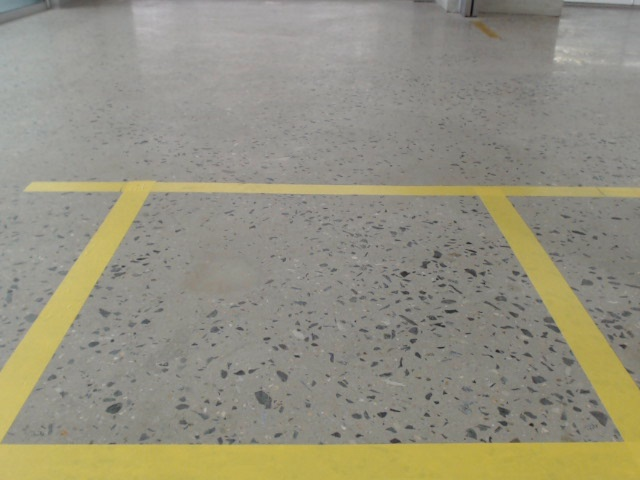
#> input picture front.jpg, 640 x 480 px, found by its file name
$ jupyter execute orginal.ipynb
#> lines starting #> are read from the running program, lines starting #| are printed output that depends on the picture; after the words box and inside, x2 and y2 are one past the last pixel; in counts of white or black regions, pixels touching at a corner belong together
[cell 1]
import cv2
import cv2 as cv
import numpy as np
from time import sleep

[cell 2]
class SurroundView:
    def __init__(self):
        # [6 lines of commented-out code are left out]
        self.cur_img_front = cv2.imread('front.jpg', cv2.IMREAD_COLOR)
#> self.cur_img_front is the input picture: shape (480, 640, 3); mean B, G, R 127.9, 144.6, 147.7
        self.cur_img_left = cv2.imread('left.jpg', cv2.IMREAD_COLOR)
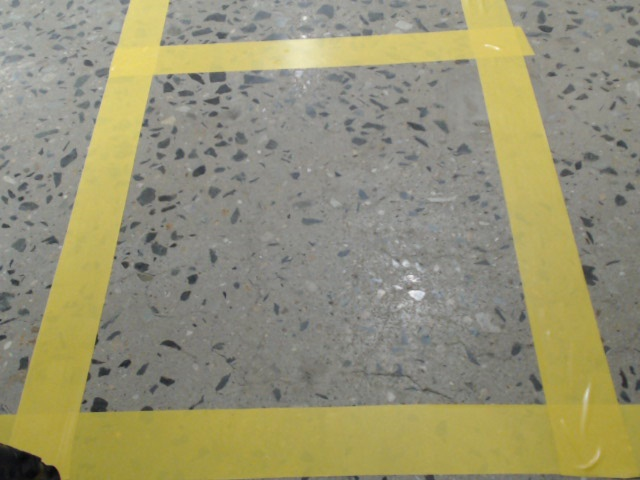
#> input picture left.jpg, 640 x 480 px, found by its file name
#> self.cur_img_left is the input picture: shape (480, 640, 3); mean B, G, R 116.5, 146.2, 149.9
        self.cur_img_right = cv2.imread('right.jpg', cv2.IMREAD_COLOR)
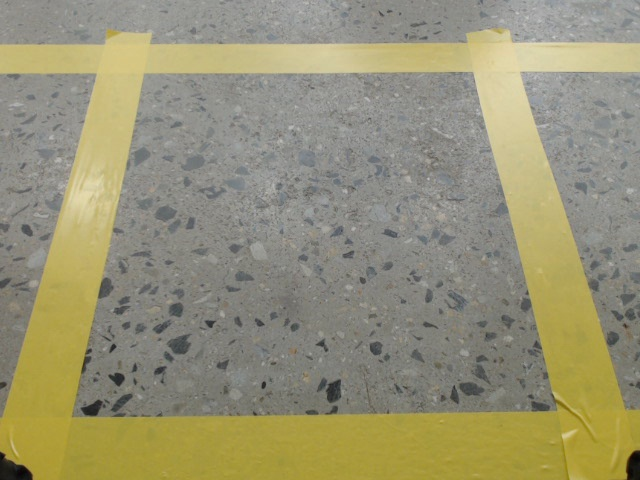
#> input picture right.jpg, 640 x 480 px, found by its file name
#> self.cur_img_right is the input picture: shape (480, 640, 3); mean B, G, R 117.2, 146.3, 150.6
        self.cur_img_back = cv2.imread('rear.jpg', cv2.IMREAD_COLOR)
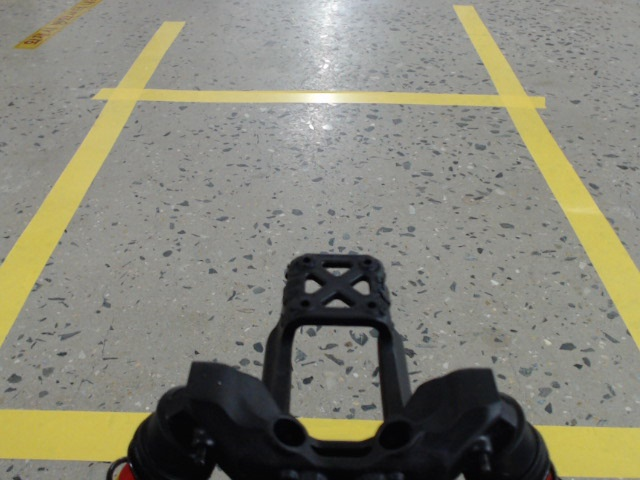
#> input picture rear.jpg, 640 x 480 px, found by its file name
#> self.cur_img_back is the input picture: shape (480, 640, 3); mean B, G, R 118.5, 132.1, 133.3


        # 초기화
        '''
        # [4 lines of commented-out code are left out]
        '''
        self.old_frame = None
        self.old_gray = None

        self.is_first = True
        '''
        # [4 lines of commented-out code are left out]
        '''
        self.is_front = True
        self.is_left = True
        self.is_right = True
        self.is_back = True


        # 이부분이 먼지 모르겠음 ㅋㅋ
        # 앞뒤 카메라 사각형 4점 좌표

        self.forward_src = np.float32([
            (125, 180),
            (0, 440),
            (500, 180),
            (640, 440)
        ])

        self.forward_dst = np.float32([
            (140, 90),
            (160, 440),
            (480, 85),
            (470, 445)
        ])

        self.backward_src = np.float32([
            (115, 90),
            (0, 270),
            (530, 95),
            (840, 480)
        ])

        self.backward_dst = np.float32([
            (160, 100),
            (150, 370),
            (500, 95),
            (510, 480)
        ])

        self.left_src = np.float32([
            (115, 55),
            (15, 410),
            (520, 30),
            (620, 400)
        ])

        self.left_dst = np.float32([
            (140, 90),
            (140, 410),
            (480, 85),
            (480, 425)
        ])

        self.right_src = np.float32([
            (100, 45),
            (5,415),
            (510, 45),
            (620, 410)
        ])

        self.right_dst = np.float32([
            (140, 90),
            (140, 440),
            (480, 85),
            (480, 445)
        ])

        self.contours = 0
        self.chk_contours = -99

        # 자동차 이미지 불러오는 것 인듯
        #self.car = cv2.imread('./car.jpg')
        self.car = cv2.imread('car.png', cv2.IMREAD_COLOR)
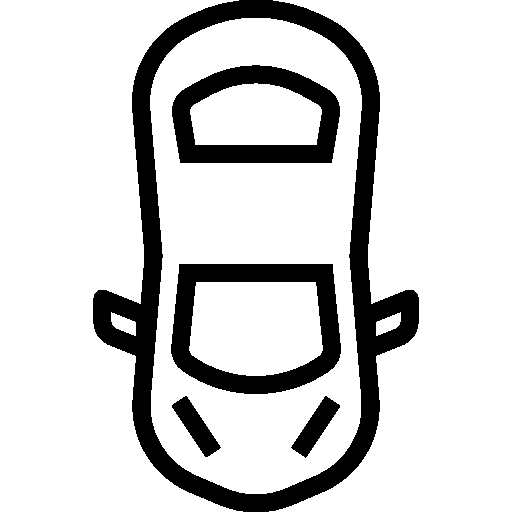
#> input picture car.png, 512 x 512 px, found by its file name
#> self.car is the input picture: shape (512, 512, 3); 82.8% white; 5 black regions, box (x1, y1, x2, y2) and area: (93, 0, 419, 512) 27103, (171, 264, 341, 394) 8499, (172, 65, 340, 163) 7251, (172, 396, 221, 457) 1150, (291, 396, 340, 458) 1147
        self.car = cv2.rotate(self.car, cv2.ROTATE_180)
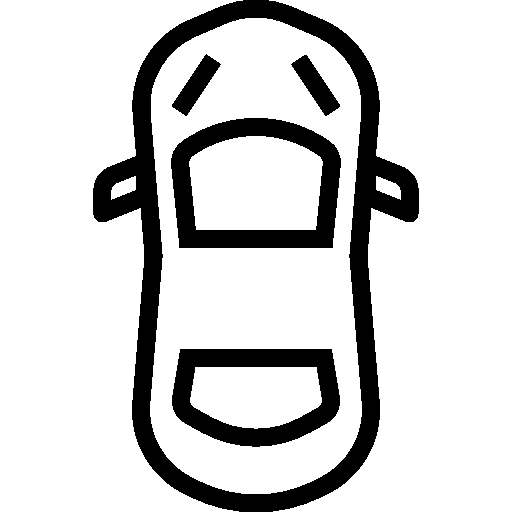
#> self.car: shape (512, 512, 3); 82.8% white; 5 black regions, box (x1, y1, x2, y2) and area: (93, 0, 419, 512) 27103, (171, 118, 341, 248) 8499, (172, 349, 340, 447) 7251, (291, 55, 340, 116) 1150, (172, 54, 221, 116) 1147
        # car_final = cv2.resize(self.car, (910, 592), interpolation=cv2.INTER_LINEAR)

        self.car_width = 650
        self.car_height = 640+170
        self.car_final = cv2.resize(self.car, (self.car_width, self.car_height), interpolation=cv2.INTER_LINEAR)
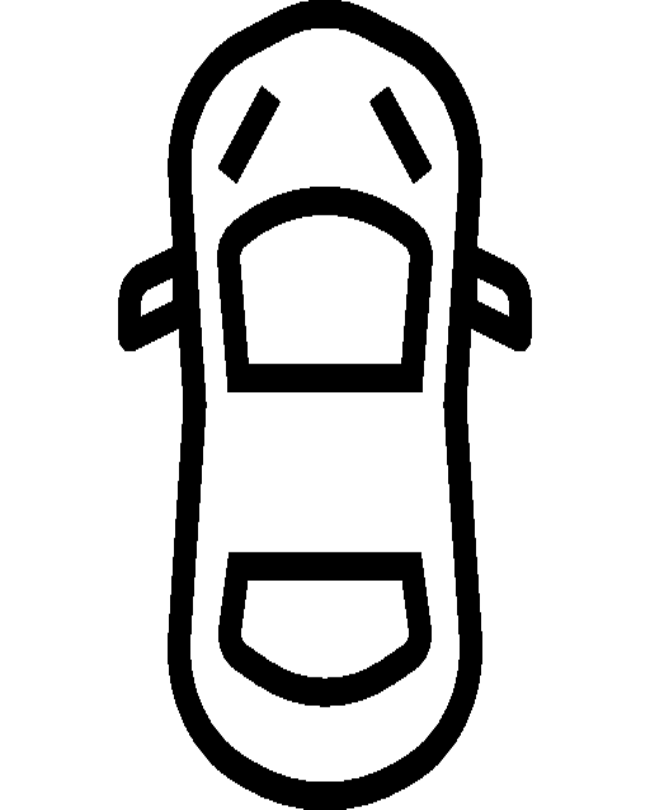
#> self.car_final: shape (810, 650, 3); min 0, max 255, mean 211.1
        self.head_H = 0


        self.feature_params = dict(maxCorners = 30,
                                   qualityLevel = 0.001,
                                    minDistance = 7,
                                    blockSize = 7
                                    )

        self.lk_params = dict(winSize = (5,5),
		maxLevel = 2,
		criteria = (cv.TERM_CRITERIA_EPS | cv.TERM_CRITERIA_COUNT, 10, 0.03))
        #self.final_car = cv2.resize(self.car, dsize=(420, 700),interpolation=cv2.INTER_LINEAR)

    def hsv(self, img, color='green'):
        hsv = cv2.cvtColor(img, cv2.COLOR_RGB2HSV)

        # 휴리스틱으로 구한거 같은데? 오진다,
        if color == 'green':
            mask = cv2.inRange(hsv, (25, 60, 50), (86, 255, 255))
        elif color == 'red':
            mask = cv2.inRange(hsv, (115, 100, 50), (130, 255, 255))
        elif color == 'blue':
            mask = cv2.inRange(hsv, (10, 150, 50), (30, 255, 255))
        elif color == 'yellow':
            # mask = cv2.inRange(hsv, (80, 40, 145), (150, 255, 255))
            mask = cv2.inRange(hsv, (80, 100, 145), (150, 255, 255))

        imask = mask > 0
        output = np.zeros_like(hsv, np.uint8)
        output[imask] = 255

        return output[:,:,0]

    def detect_square(self, input):
        min_area = 740
        H, W = input.shape[:2]
        # image morpholgy로 라인만 찾는거 같음
        kernel = cv2.getStructuringElement(cv2.MORPH_ELLIPSE, (9,9)) # kernel 만들기
        clean = cv2.morphologyEx(input, cv2.MORPH_OPEN, kernel) # 이럴거면 왜 이미지 하나로 opening, closing하는지?
        kernel = cv2.getStructuringElement(cv2.MORPH_ELLIPSE, (15,15))
        clean = cv2.morphologyEx(input, cv2.MORPH_CLOSE, kernel)

        contours = cv2.findContours(clean, cv2.RETR_EXTERNAL, cv2.CHAIN_APPROX_SIMPLE) #RETR_EXTERNAL: 외각선만 찾기, CHAIN_APPROX_SIMPLE: 수직선, 수평선, 대각선에 대해 끝점만 저장
        contours = contours[0] if len(contours) == 2 else contours[1]

        square = None
        square_center = 0
        is_square = False

        for c in contours:
            rot_rect = cv2.minAreaRect(c) # contour를 둘러싸는 최소한 크기의 직사각형 만들기
            temp_area = rot_rect[1][0] * rot_rect[1][1]
            temp_square = cv2.boxPoints(rot_rect)
            temp_center = np.int0(np.mean(temp_square, axis=0))

            if temp_area >= min_area and temp_center[0] > square_center:
                square = np.int0(temp_square)
                square_center = temp_center[0]
                area = temp_area
                is_square = True

        return square, is_square

    # callback 함수

    def img_front_callback(self, data):
        img = self.cv_bridge.imgmsg_to_cv2(data, 'rgb8') # ros image를 cv2로 받아오기
        self.cur_img_front = cv2.cvtColor(img, cv2.COLOR_BGR2RGB)
	# print(self.cur_img_front.dtype)
        self.is_front = True

    def img_left_callback(self, data):
        if not self.is_left:
            img = self.cv_bridge.imgmsg_to_cv2(data, 'rgb8')
            self.cur_img_left = cv2.cvtColor(img, cv2.COLOR_BGR2RGB)
	    #print(self.cur_img_left.dtype)
            self.is_left = True

    def img_right_callback(self, data):
        if not self.is_right:
            img = self.cv_bridge.imgmsg_to_cv2(data, 'rgb8')
            self.cur_img_right = cv2.cvtColor(img, cv2.COLOR_BGR2RGB)
	    #print(self.cur_img_right.dtype)
            self.is_right = True

    def img_back_callback(self, data):
        if not self.is_back:
            img = self.cv_bridge.imgmsg_to_cv2(data, 'rgb8')
            self.cur_img_back = cv2.cvtColor(img, cv2.COLOR_BGR2RGB)
	    #print(self.cur_img_back.dtype)
            self.is_back = True


    # surround view에서 빈 부분 채우는 함수인듯
    def fill(self,old_frame,frame,dx,dy):
        finx = dx
        if finx == 0:
            finx = old_frame.shape[1]
        finy = dy
        if finy == 0:
            finy = old_frame.shape[0]
        frame[650:,550:]=old_frame[650+dy:finy,550+dx:finx]
        frame[650:,-dx:250]=old_frame[650+dy:finy,max(dx,0):250+dx]

        return frame

    # front ~ side_right bird eye view로 바꾸는거
    def front(self, img):
        IMAGE_H, IMAGE_W, _ = img.shape

        #print(img.shape)
        #img = np.concatenate([np.zeros((400,250,3)).astype(np.uint8),img,np.zeros((400,250,3)).astype(np.uint8)],1)

        src = self.forward_src#np.float32([[249, 399], [549, 399], [289, 0], [509, 0]])
        dst = self.forward_dst#np.float32([[279, 399], [519, 399], [0, 0], [799, 0]])
        #src = np.float32([[210,115], [210,180], [150,120], [150,175]])
        #dst = np.float32([[210,115], [210,180], [150,115], [150,180]])
        M = cv2.getPerspectiveTransform(src, dst) # The transformation matrix
        Minv = cv2.getPerspectiveTransform(dst, src) # Inverse transformation

        IMAGE_H, IMAGE_W, _ = img.shape

        warped_img = cv2.warpPerspective(img, M, (IMAGE_W, IMAGE_H))#[:300] # Image warping
        output = warped_img[90:,:-10]
        return output#cv2.resize(warped_img[200:,100:-100], dsize=(800, 400),interpolation=cv2.INTER_LINEAR)#warped_img

    def rear(self, img):
        IMAGE_H, IMAGE_W, _ = img.shape

        #img = np.concatenate([np.zeros((400,250,3)).astype(np.uint8),img,np.zeros((400,250,3)).astype(np.uint8)],1)
        src = self.backward_src#np.float32([[249, 399], [549, 399], [289, 0], [509, 0]])
        dst = self.backward_dst#np.float32([[279, 399], [519, 399], [0, 0], [799, 0]])
        #src = np.float32([[210,115], [210,180], [150,120], [150,175]])
        #dst = np.float32([[210,115], [210,180], [150,115], [150,180]])
        M = cv2.getPerspectiveTransform(src, dst) # The transformation matrix
        Minv = cv2.getPerspectiveTransform(dst, src) # Inverse transformation

        IMAGE_H, IMAGE_W, _ = img.shape

        warped_img = cv2.warpPerspective(img, M, (IMAGE_W, IMAGE_H))#[:300] # Image warping
        output = warped_img[90:,:]
        output = cv2.rotate(output, cv2.ROTATE_180)
        return output#cv2.resize(warped_img[200:,100:-100], dsize=(800, 400),interpolation=cv2.INTER_LINEAR)#warped_img

    def side_left(self, img):

        IMAGE_H, IMAGE_W, _ = img.shape
        #src = np.float32([[0, 299], [399, 299], [0, 0], [399, 0]])
        #dst = np.float32([[0, 299], [399, 299], [100, 0], [299, 0]])
        src = self.left_src
        dst = self.left_dst
        M = cv2.getPerspectiveTransform(src, dst) # The transformation matrix
        Minv = cv2.getPerspectiveTransform(dst, src) # Inverse transformation.mkv

        warped_img = cv2.warpPerspective(img, M, (IMAGE_W, IMAGE_H)) # Image warping
        output = warped_img[90:,:]
        output = cv2.rotate(output, cv2.ROTATE_90_COUNTERCLOCKWISE)#[:,:350]
        # warped_img = cv2.warpPerspective(img, M, (IMAGE_H, IMAGE_W)) # Image warping

        return output

    def side_right(self, img):

        IMAGE_H, IMAGE_W, _ = img.shape

        #src = np.float32([[0, 299], [399, 299], [0, 0], [399, 0]])
        #dst = np.float32([[0, 299], [399, 299], [100, 0], [299, 0]])
        src = self.right_src
        dst = self.right_dst
        M = cv2.getPerspectiveTransform(src, dst) # The transformation matrix
        Minv = cv2.getPerspectiveTransform(dst, src) # Inverse transformation.mkv

        warped_img = cv2.warpPerspective(img, M, (IMAGE_W, IMAGE_H)) # Image warping
        output = warped_img[90:,:]
        output = cv2.rotate(output, cv2.ROTATE_90_CLOCKWISE)#[:,:350]
        # warped_img = cv2.warpPerspective(img, M, (IMAGE_H, IMAGE_W)) # Image warping
        return output


    def merge(self, head, tail, left, right, car):
        # horizontal = np.concatenate([np.zeros((640,179,3)),left,np.zeros((640,236,3)),right,np.zeros((640,179,3))],1)
        side_H, side_W, _ = left.shape
        head_H, head_W, _ = head.shape
        total_width = self.car_width+side_W+side_W

        horizontal = np.concatenate([left,np.zeros((side_H,self.car_width,3)),right],1)
        horizontal = cv2.resize(horizontal, dsize=(horizontal.shape[1],800), interpolation = cv2.INTER_LINEAR)
        tail = cv2.resize(tail, dsize=(total_width,600), interpolation = cv2.INTER_LINEAR)
        head = cv2.resize(head, dsize=(total_width,600), interpolation = cv2.INTER_LINEAR)
        self.head_H, _, _ = head.shape
        # [5 lines of commented-out code are left out]
        bev_wo_car = np.concatenate([head, horizontal, tail], 0)
        bev = bev_wo_car.copy()
        bev[head.shape[0]-25:head.shape[0]+self.car_height-25,side_W:side_W+self.car_width,:] = self.car_final
        bev = (bev).astype(np.uint8)
        bev_wo_car = (bev_wo_car).astype(np.uint8)
        # tt = np.zeros((3300, 1600))
        #bev = Image.fromarray(bev)
        return bev, bev_wo_car

    def process(self):
        # 최초 시작
        if self.is_front and self.is_left and self.is_right and self.is_back:
            if self.is_first:
                '''
                front -> right -> rear -> left
                '''
                img1 = self.cur_img_front
                img4 = self.cur_img_left
                img2 = self.cur_img_right
                img3 = self.cur_img_back


                head = self.front(img1)
                tail = self.rear(img3)
                left = self.side_left(img4)
                right = self.side_right(img2)

                # merge
                _, self.old_frame = self.merge(head, tail, left, right, self.car)
                # old_frame_out = self.old_frame

                self.old_frame = cv.cvtColor(self.old_frame, cv.COLOR_BGR2RGB)
                self.old_gray = cv.cvtColor(self.old_frame, cv.COLOR_BGR2GRAY)

                self.old_frame_head = cv.cvtColor(head[:,250:-250], cv.COLOR_BGR2RGB)
                self.old_gray_head = cv.cvtColor(self.old_frame_head, cv.COLOR_BGR2GRAY)
                print(self.old_gray_head.shape)

                # [4 lines of commented-out code are left out]


                head0 = self.front(np.ones(img1.shape))
                tail0 = self.rear(np.ones(img3.shape))
                left0 = self.side_left(np.ones(img4.shape))
                right0 = self.side_right(np.ones(img2.shape))

                _, mask = self.merge(head0,tail0,left0,right0,np.ones(self.car.shape))
                mask_inverse = 1-mask
                self.mask = mask
                self.mask_inverse = mask_inverse

                self.is_first = False


            else:
                img1 = self.cur_img_front
                img4 = self.cur_img_left
                img2 = self.cur_img_right
                img3 = self.cur_img_back

                # [8 lines of commented-out code are left out]
                p0 = np.zeros((32,1,2)).astype(np.float32)
                p0[0] = [400,680]
                p0[1] = [600,680]
                p0[2] = [1000,680]
                p0[3] = [1200,680]

                for i in range(1,8):
                    p0[i*4+0] = p0[0]+[20*i,0]
                    p0[i*4+1] = p0[1]+[20*i,0]
                    p0[i*4+2] = p0[2]+[10*i,0]
                    p0[i*4+3] = p0[3]+[10*i,0]

                head = self.front(img1)
                tail = self.rear(img3)
                left = self.side_left(img4)
                right = self.side_right(img2)

                _, frame = self.merge(head,tail,left,right,self.car)

                frame_gray = cv.cvtColor(frame, cv.COLOR_BGR2GRAY)

                frame_gray_head = cv.cvtColor(head, cv.COLOR_BGR2GRAY)

                # calculate optical flow
                # p0 = cv2.goodFeaturesToTrack(self.old_gray_head, mask = None, **self.feature_params)
                """
                window size (5,5)로 lucas-kanade algorithm사용
                지정한 점들이 어디로 움직였는지 보여줌
                """
                p1, st, err = cv.calcOpticalFlowPyrLK(self.old_gray, frame_gray, p0, None, **self.lk_params)

                good_new = p1[st==1]
                good_old = p0[st==1]

                # print((good_old-good_new).shape)
                try:
                    # [10 lines of commented-out code are left out]
                    '''
                    if dy < 0:
                        self.old_frame[min(dy,-1)*-1:] = self.old_frame[:min(dy,-1)]
                        else:
                        self.old_frame[:max(dy,1)*-1] = self.old_frame[max(dy,1):]
                    '''
                    step = -10
                    self.old_frame[step*-1:,:,:] = self.old_frame[:step,:,:] # 이전 farame의 처음 10개를 마지막 10개로 변경
                    #import pdb;pdb.set_trace()

                    out_frame = frame
                    frame = frame*self.mask+self.old_frame*self.mask_inverse
                    # out_frame = frame

                    self.old_gray = frame_gray.copy()
                    self.old_frame = frame.copy()


                    self.old_frame_head = cv.cvtColor(head[:,250:-250], cv.COLOR_BGR2RGB)
                    self.old_gray_head = cv.cvtColor(self.old_frame_head, cv.COLOR_BGR2GRAY)


                    # out_frame = frame
                    # out_frame = self.old_frame
                    if self.chk_contours == -99:
                        self.contours = 1-(cv2.dilate(self.mask_inverse,None,iterations=10)-self.mask_inverse)

                    # out_frame = out_frame*self.contours
                    #out_frame = out_frame-(remask-cv2.erode(remask,None,iterations=10))*255
                    out_frame[out_frame<0]=0

                    #import pdb;pdb.set_trace()
                    #cv2.imwrite('test.png',out_frame)


                    input_yellow = self.hsv(out_frame, color='yellow')

                    square_yellow, is_square = self.detect_square(input_yellow)

                    if is_square:
                        center_yellow = np.int0(np.mean(square_yellow, axis=0))

                        cv2.drawContours(out_frame, [square_yellow], 0, (0,0,255), 3, cv2.LINE_AA)


                    self.prev_surround_view = out_frame
                    out_frame[self.head_H-25:self.head_H+self.car_height-25,left.shape[1]:left.shape[1]+self.car_width,:] = self.car_final
                    out_frame = out_frame[:,70:-70,:]
                    # [10 lines of commented-out code are left out]
                    '''
                    for ii in range(p0.shape[0]):
                        out_frame = cv2.circle(out_frame, (p0[ii][0][0],p0[ii][0][1]), 10, (0,0,255), 20)
                            for ii in range(p1.shape[0]):
                        out_frame = cv2.circle(out_frame, (p1[ii][0][0],p1[ii][0][1]), 10, (255,0,0), 20)
                            '''
                    cv2.imwrite('x.png', out_frame)
                    # cv2.imshow('surround view',cv2.resize(out_frame, dsize=(300, 500),interpolation=cv2.INTER_LINEAR))
                    cv2.waitKey(1)
                    #cv2.imwrite('/home/ka/tttt.png',out_frame)
                    #import pdb;pdb.set_trace()
                    print('nice\n')

                except:
                    kkkkk = 1
                    print('x')

        else:
            print("NOT ALL IMAGES RECIEVED YET.")
